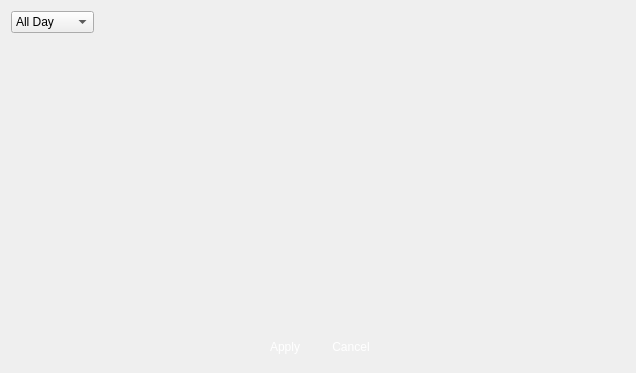
<?xml version="1.0" encoding="UTF-8"?>
<ui version="4.0">
 <class>VSCCamRec</class>
 <widget class="QWidget" name="VSCCamRec">
  <property name="geometry">
   <rect>
    <x>0</x>
    <y>0</y>
    <width>636</width>
    <height>373</height>
   </rect>
  </property>
  <property name="windowTitle">
   <string>Master Hard Disk Selecting</string>
  </property>
  <property name="windowIcon">
   <iconset>
    <normaloff>:/logo/resources/vscsmall.jpg</normaloff>:/logo/resources/vscsmall.jpg</iconset>
  </property>
  <layout class="QVBoxLayout" name="verticalLayout">
   <item>
    <layout class="QHBoxLayout" name="horizontalLayout_2">
     <item>
      <widget class="QComboBox" name="recType">
       <item>
        <property name="text">
         <string>All Day</string>
        </property>
       </item>
       <item>
        <property name="text">
         <string>Work Day</string>
        </property>
       </item>
       <item>
        <property name="text">
         <string>Off</string>
        </property>
       </item>
      </widget>
     </item>
     <item>
      <spacer name="horizontalSpacer_3">
       <property name="orientation">
        <enum>Qt::Horizontal</enum>
       </property>
       <property name="sizeHint" stdset="0">
        <size>
         <width>40</width>
         <height>20</height>
        </size>
       </property>
      </spacer>
     </item>
    </layout>
   </item>
   <item>
    <spacer name="verticalSpacer">
     <property name="orientation">
      <enum>Qt::Vertical</enum>
     </property>
     <property name="sizeHint" stdset="0">
      <size>
       <width>20</width>
       <height>40</height>
      </size>
     </property>
    </spacer>
   </item>
   <item>
    <layout class="QHBoxLayout" name="horizontalLayout">
     <item>
      <spacer name="horizontalSpacer">
       <property name="orientation">
        <enum>Qt::Horizontal</enum>
       </property>
       <property name="sizeHint" stdset="0">
        <size>
         <width>40</width>
         <height>20</height>
        </size>
       </property>
      </spacer>
     </item>
     <item>
      <widget class="QPushButton" name="pushButtonApply">
       <property name="minimumSize">
        <size>
         <width>60</width>
         <height>30</height>
        </size>
       </property>
       <property name="maximumSize">
        <size>
         <width>60</width>
         <height>30</height>
        </size>
       </property>
       <property name="styleSheet">
        <string notr="true">QPushButton { 
border:none;
color:white;
background-image: url(:/action/resources/button.png);}
QPushButton:hover {
	background-image: url(:/action/resources/buttonpress.png);}
QPushButton:pressed {
	background-image: url(:/action/resources/button.png);}
</string>
       </property>
       <property name="text">
        <string>Apply</string>
       </property>
       <property name="iconSize">
        <size>
         <width>60</width>
         <height>40</height>
        </size>
       </property>
      </widget>
     </item>
     <item>
      <widget class="QPushButton" name="pushButtonCancel">
       <property name="minimumSize">
        <size>
         <width>60</width>
         <height>30</height>
        </size>
       </property>
       <property name="maximumSize">
        <size>
         <width>60</width>
         <height>30</height>
        </size>
       </property>
       <property name="styleSheet">
        <string notr="true">QPushButton { 
border:none;
color:white;
background-image: url(:/action/resources/button.png);}
QPushButton:hover {
	background-image: url(:/action/resources/buttonpress.png);}
QPushButton:pressed {
	background-image: url(:/action/resources/button.png);}
</string>
       </property>
       <property name="text">
        <string>Cancel</string>
       </property>
       <property name="iconSize">
        <size>
         <width>60</width>
         <height>40</height>
        </size>
       </property>
      </widget>
     </item>
     <item>
      <spacer name="horizontalSpacer_2">
       <property name="orientation">
        <enum>Qt::Horizontal</enum>
       </property>
       <property name="sizeHint" stdset="0">
        <size>
         <width>40</width>
         <height>20</height>
        </size>
       </property>
      </spacer>
     </item>
    </layout>
   </item>
  </layout>
 </widget>
 <resources>
  <include location="../../../main/vscmainwindows.qrc"/>
 </resources>
 <connections/>
</ui>
